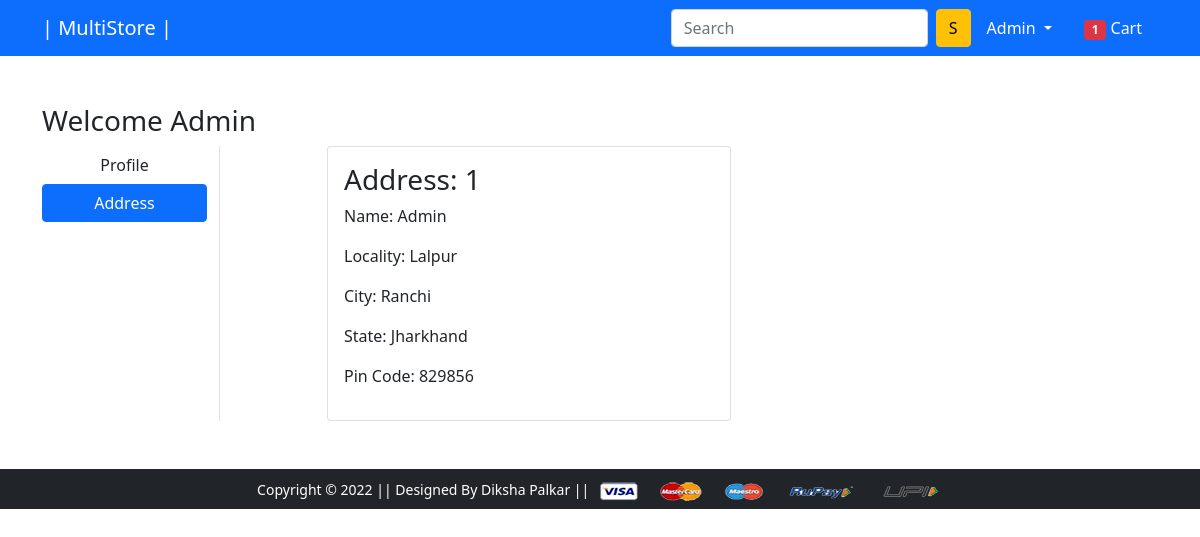
The page /address/ (signed in) on the database its author committed.
### app/models.py (models this page shows, shortened)
class Customer(models.Model):
 user = models.ForeignKey(User, on_delete=models.CASCADE)
 name = models.CharField(max_length=200)
 locality = models.CharField(max_length=200)
 city = models.CharField(max_length=50)
 zipcode = models.IntegerField()
 state = models.CharField(choices=STATE_CHOICES, max_length=50)

### app/views.py (the view)
# urls.py: path('address/', views.address, name='address'),
@login_required
def address(request):
	totalitem = 0
	if request.user.is_authenticated:
		totalitem = len(Cart.objects.filter(user=request.user))
	add = Customer.objects.filter(user=request.user)
	return render(request, 'app/address.html', {'add':add, 'active':'btn-primary', 'totalitem':totalitem})

### app/templates/app/address.html (shortened to what this page needs)
{% extends 'app/base.html' %}
{% load static %}
{% block main-content %}
<div class="container my-5">
 <div class="row">
 <h3>Welcome <span class="text-capitalize">{{request.user}}</span></h3>
  <div class="col-sm-2 border-end">
   <ul class="list-unstyled">
    <li class="d-grid"><a href="{% url 'profile' %}" class="btn">Profile</a></li>
    <li class="d-grid"><a href="{% url 'address' %}" class="btn {{active}}">Address</a></li>
   </ul>
  </div>
  <div class="col-sm-9 offset-sm-1">
   <div class="row">
    {% for ad in add %}
     <div class="col-sm-6">
     <div class="card">
      <div class="card-body">
       <h3>Address: {{ forloop.counter }}</h3>
       <p>Name: {{ad.name}}</p>
       <p>Locality: {{ad.locality}}</p>
       <p>City: {{ad.city}}</p>
       <p>State: {{ad.state}}</p>
       <p>Pin Code: {{ad.zipcode}}</p>
      </div>
     </div>
    </div>
    {% endfor %}
   </div>
  </div>
 </div>
</div>
{% endblock main-content %}

### app/templates/app/base.html (shortened to what this page needs)
<!doctype html>
{% load static %}
<html lang="en">
  <head>
    <link href="https://cdn.jsdelivr.net/npm/bootstrap@5.0.0-beta1/dist/css/bootstrap.min.css" rel="stylesheet">
    <link rel="stylesheet" href="{% static 'app/css/owl.carousel.min.css' %}">
    <link rel="stylesheet" href="{% static 'app/css/all.min.css' %}">
    <link rel="stylesheet" href="{% static 'app/css/style.css' %}">
  </head>
  <body>
    <nav class="navbar navbar-expand-lg navbar-dark bg-primary">
     <div class="container">
       <a class="navbar-brand" href="/">| MultiStore |</a>
       <div class="collapse navbar-collapse" id="navbarSupportedContent">
         <form class="d-flex">
           <input class="form-control me-2" type="search" placeholder="Search" aria-label="Search">
           <button class="btn btn-warning" type="submit">S</button>
         </form>
         <div>
          <ul class="navbar-nav me-auto mb-2 mb-lg-0">
          {% if request.user.is_authenticated %}
           <li class="nav-item dropdown mx-2">
              <a class="nav-link dropdown-toggle text-white" href="#" id="profileDropdown" role="button" data-bs-toggle="dropdown" aria-expanded="false">
                {{request.user.username|capfirst}}
              </a>
            </li>
            <li class="nav-item mx-2">
              <a href="{% url 'showcart' %}" class="nav-link text-white"><span class="badge bg-danger">{{totalitem}}</span> Cart </a>
            </li>
            {% endif %}
          </ul>
         </div>
       </div>
     </div>
    </nav>
    {% block main-content %} {% endblock main-content %}
    <footer class="container-fluid bg-dark text-center p-2 mt-5">
        <small class="text-white">Copyright &copy; 2022 || Designed By Diksha Palkar || </small>
        <img src="{% static 'app/images/payment.png' %}" alt="" srcset="" class="img-fluid" height="2px">
    </footer>
  </body>
</html>

### rows shown on the page
Customer: name "Admin", locality "Lalpur", city "Ranchi", state "Jharkhand", zipcode "829856"

### other values the page prints
{{ request.user.username|capfirst }} "Admin"
{{ totalitem }} "1"
{{ request.user }} "Admin"
